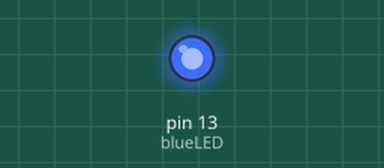
The sketch below on a simulated Arduino Uno, built with avr-gcc and run on an emulated ATmega328P. Shown: output pins drawn as LEDs (lit = HIGH).

Above: at 0.5 s.
At 5.5 s:
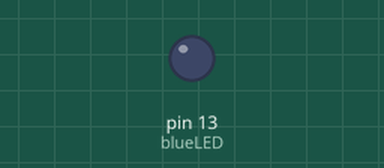
Timing chart, 0 to 8.6 s (numbered marks = the images above):
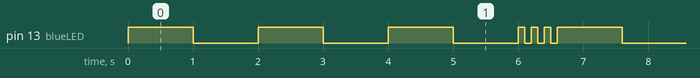

The sketch:

viet_anh_le_lab_1_1.ino
```cpp
// Viet Anh Le (Felix)
// Date: Jan 16th 2022
// Description: lab 1 - level 1

// declaring variable
int blueLED = 13; // Blue led connected to port 13
int quick = 100; // quick time
int slow = 1000; // slow time


void setup()
{
	pinMode(blueLED, OUTPUT);
}

void loop()
// Arduino make loop

{
  // Slow Three times

  for(int i = 0; i < 3; i ++){
   	digitalWrite(blueLED, HIGH);
    delay(slow);
    digitalWrite(blueLED, LOW);
    delay(slow);
  }

  // ======

  // Quick Three Times
  for(int i = 0; i < 3; i ++){
   	digitalWrite(blueLED, HIGH);
    delay(quick);

    digitalWrite(blueLED, LOW);
    delay(quick);
  }
}
```

Measured:
- by itself, pin 13 (blueLED): repeats every 6.6 s: 2 × (LOW 1.0 s, HIGH 1.0 s), LOW 1.0 s, 3 × (HIGH 0.10 s, LOW 0.10 s), HIGH 1.0 s
- by itself, everything shown: repeats every 6.6 s, in 12 steps
